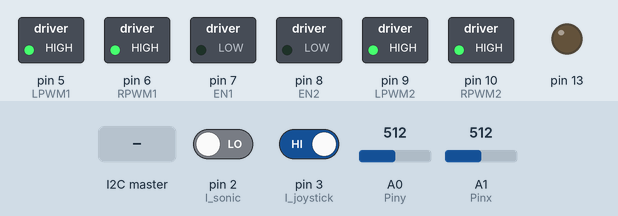
Recording of a sketch running on a simulated Arduino Uno, built with avr-gcc and run on an emulated ATmega328P. Shown: switched loads named in the sketch (green lamp = pin HIGH), output pins drawn as LEDs (lit = HIGH). Inputs (shaded band) come from the test bench; at power-on: pin 3 (I_joystick) HIGH, pin 2 (I_sonic) LOW, A0 (Piny) = 512, A1 (Pinx) = 512.

Above: at 1.2 s.
1.3 s: the I2C master sends "A"
3.1 s: the I2C master sends "B"
4.6 s: the I2C master sends "P"
At 5.8 s:
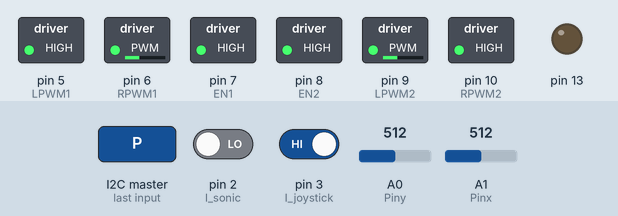
6.1 s: pin 3 (I_joystick) driven LOW
At 6.6 s:
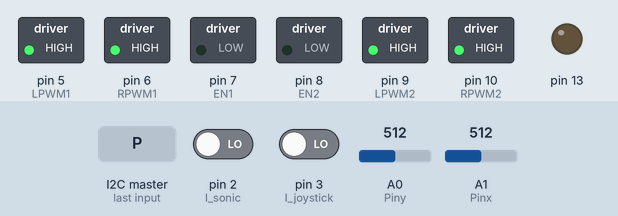
7.6 s: pin 3 (I_joystick) driven HIGH
At 8.1 s:
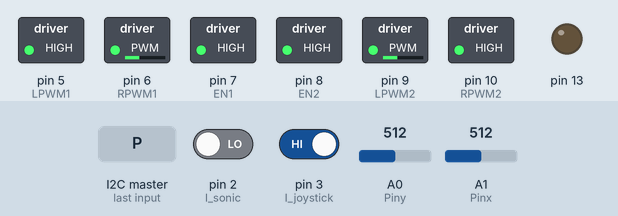
9.1 s: the I2C master sends "S"
At 10.1 s:
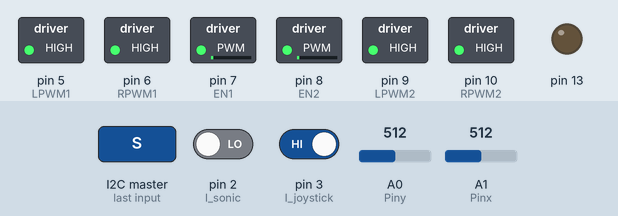
Timing chart, 0 to 11.6 s (numbered marks = the images above; inputs shaded):
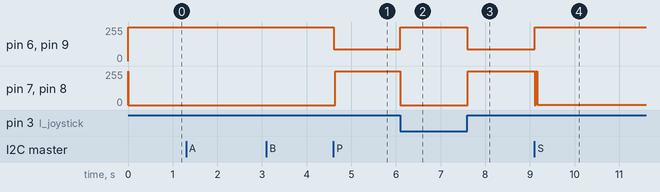

The sketch:

controlador_motor.ino
```cpp
// configuracion para el magnetometro

#include <Arduino.h>
#include <Wire.h>
// libraries


// Fin configuracion Magnetometro


static void smartdelay(unsigned long ms);
//const char* sol_pc_sen = "add";

const int I_sonic = 2, I_joystick = 3;

const int EN1 = 7, RPWM1 = 6, LPWM1 = 5;

const int EN2 = 8, RPWM2 = 10, LPWM2 = 9;
int pwm=130 , pwm1, pwm2 ;


const int Piny = A0, Pinx = A1;
float Valuex, valorMayorX = -2, valorMenorX = 2;
float Valuey, valorMayorY = -2, valorMenorY = 2;
char buffer = "M";
                /* **************************************** */


                  /* **************************************** */


void setup() {
  Serial.begin(115200);
  //pines de interrupciones
  Wire.begin(0x10);
  Wire.onReceive(automo);
  pinMode(13, OUTPUT);

  //pines de canal A
  pinMode(RPWM1, OUTPUT);
  pinMode(LPWM1, OUTPUT);
  pinMode(EN1, OUTPUT);
  //pines de canal B
  pinMode(RPWM2, OUTPUT);
  pinMode(LPWM2, OUTPUT);
  pinMode(EN2, OUTPUT);
  //apaga los motores, mas no frena la silla
  PayFr(EN1, RPWM1,LPWM1);
  PayFr(EN2, RPWM2,LPWM2);
  digitalWrite(13, HIGH);
  calibracion();
  digitalWrite(13, LOW);
  attachInterrupt(digitalPinToInterrupt(I_joystick), joystick , LOW);
}

void loop() {
delay(10);


  if(buffer == 'A'){
    int wm = 90;
    RoAde(wm,EN1,RPWM1,LPWM1);
    RoAde(wm,EN2,RPWM2,LPWM2);
    }
  if(buffer == 'S'){
    PayFr(EN1,RPWM1,LPWM1);
    PayFr(EN2,RPWM2,LPWM2);
    }
  if(buffer == 'B'){
      pwm = 90;
      RoRev(pwm, EN1, RPWM1,LPWM1);
      RoAde(pwm, EN2, RPWM2,LPWM2);

      }
  if(buffer == 'P'){         //Este comando hace que la silla Gire hacia la izquierda
      pwm = 90;
      RoRev(pwm, EN2, RPWM2,LPWM2);
      RoAde(pwm, EN1, RPWM1,LPWM1);
    }else{
      PasFr(EN1,RPWM1,LPWM1);
      PasFr(EN2,RPWM2,LPWM2);
    }
}

void RoAde(int pwm, int EN,int RPWM, int LPWM) {
  digitalWrite(EN,HIGH);
  analogWrite(RPWM,pwm);
  digitalWrite(LPWM,HIGH);
}

void RoRev(int pwm, int EN,int RPWM, int LPWM) {
  digitalWrite(EN,HIGH);
  analogWrite(LPWM,pwm);
  digitalWrite(RPWM,HIGH);
  }

void PasFr(int EN,int RPWM, int LPWM) {
  digitalWrite(EN,LOW);
  digitalWrite(RPWM,HIGH);
  digitalWrite(LPWM,HIGH);
  }

 void PayFr(int EN,int RPWM, int LPWM) {
  digitalWrite(EN,HIGH);
  digitalWrite(RPWM,HIGH);
  digitalWrite(LPWM,HIGH);
  }

void freno_ultrasonic(){
  PayFr(EN1, RPWM1,LPWM1);
  PayFr(EN2, RPWM2,LPWM2);
  }
void joystick(){
  /*Se esperan 500 milisegundos antes de leer si el ultrasonido detectó un objeto.
  Esto se hace con el objetivo de que el controlador de interrupciones pueda activar el pin de ultrasonido
  y este pueda ser leido por el controlador del moto
  */
  delay(10);
  if(digitalRead(I_sonic) == HIGH){
    //frenar silla sin parar
    freno_ultrasonic();
    }

  if(digitalRead(I_sonic) == LOW){
    // activar joystick
    leer();


    if(Valuey < valorMenorY && (Valuex<=valorMayorX && Valuex >= valorMenorX)){
      //silla adelante
      pwm = ((255 * Valuey)/(valorMenorY + 2.5)) + ((255*2.5)/(valorMenorY + 2.5));
      Serial.println(pwm);
      RoAde(pwm,EN1,RPWM1,LPWM1);
      RoAde(pwm,EN2,RPWM2,LPWM2);
      }else{
    if(Valuey > valorMayorY && (Valuex<=valorMayorX && Valuex >= valorMenorX)){
      //silla atras
      pwm = (255 * Valuey)/(valorMayorY - 2.5) - (255*2.5)/(valorMayorY - 2.5);
      Serial.println(pwm);
      RoRev(pwm,EN1,RPWM1,LPWM1);
      RoRev(pwm,EN2,RPWM2,LPWM2);
      }else{
        if(Valuex > valorMayorX && (Valuey >= valorMenorY && Valuey <= valorMayorY)){
      //giro derecha
      pwm = (255/(valorMayorX - 2.5))*(Valuex) - (255*2.5)/(valorMayorX - 2.5);
      Serial.println(pwm);
      PayFr(/*pwm,*/ EN2,RPWM2,LPWM2);
      RoAde(pwm, EN1, RPWM1,LPWM1);
      }else{
        if(Valuex < valorMenorX && (Valuey >= valorMenorY && Valuey <= valorMayorY)){
      //giro izquierda
      pwm = (255/(valorMenorX + 2.5))*(Valuex) + (255*2.5)/(valorMenorX + 2.5);
      Serial.println(pwm);
      PayFr(/*pwm,*/ EN1, RPWM1,LPWM1);
      RoAde(pwm, EN2, RPWM2,LPWM2);
      }else{
        PasFr(EN1,RPWM1,LPWM1);
        PasFr(EN2,RPWM2,LPWM2);
        }}
        }


    }
  }


  }


void leer(){
  Valuex = analogRead(Pinx);
  Valuey = analogRead(Piny);

  Valuex = (Valuex)*(5)/1024 -2.5;
  Valuey = (Valuey)*(5)/1024 -2.5;
  //return Valuex, Valuey;
  }

static void smartdelay(unsigned long ms){
  unsigned long start = millis();
  do{

  } while (millis() - start < ms);
}


void calibracion(){
  //for(int i; i<=150; i++){
    leer();

    if(Valuex > valorMayorX){
      valorMayorX = Valuex;
      }
    if(Valuex < valorMenorX){
      valorMenorX = Valuex;
      }

    if(Valuey > valorMayorY){
      valorMayorY = Valuey;
      }
    if(Valuey < valorMenorY){
      valorMenorY = Valuey;
      }
//}

    valorMayorX = valorMayorX + 0.1;
    valorMayorY = valorMayorY + 0.1;
    valorMenorX = valorMenorX - 0.1;
    valorMenorY = valorMenorY - 0.1;

  }

void automo(int howMany){
  /*String dato = "";           // como la variable dato se inicializa con un caracter nulo es importante verificar que este
  while(Wire.available()){    // caracter no me genere inconvenientes mas adelante. si  genera el inconveniente, inicializa
    char c = Wire.read();
    dato.concat(c);           // siguiente forma if( dato.substring(1,2) == '#'){  pass  }, tambien tienes que incrementar el
    }                         // substring() de los if que se usan para los angulos
    dato.concat('\0');*/
    buffer = Wire.read();
  }


/*
void aut(int howMany){
  String dato = "";           // como la variable dato se inicializa con un caracter nulo es importante verificar que este
  while(Wire.available()){    // caracter no me genere inconvenientes mas adelante. si  genera el inconveniente, inicializa
    char c = Wire.read();     // la variable con cualquier valor, y en los " dato.substring() " de los if, quedarian de la
    dato.concat(c);           // siguiente forma if( dato.substring(1,2) == '#'){  pass  }, tambien tienes que incrementar el
    }                         // substring() de los if que se usan para los angulos
    dato.concat('\0');

  if(dato.substring(0,1) == "B"){         //Este comando hace que la silla Gire hacia la derecha
    pwm = 90;
    RoRev(pwm, EN1, RPWM1,LPWM1);
    RoAde(pwm, EN2, RPWM2,LPWM2);
    }

  if(dato.substring(0,1) == "P"){         //Este comando hace que la silla Gire hacia la izquierda
    pwm = 90;
    RoRev(pwm, EN2, RPWM2,LPWM2);
    RoAde(pwm, EN1, RPWM1,LPWM1);
    }

  if(dato.substring(0,1) == "A"){         //Este comando hace que la silla vaya hacia delante
    pwm = 130;
    RoAde(pwm,EN1,RPWM1,LPWM1);
    RoAde(pwm,EN2,RPWM2,LPWM2);
    }
  if(dato.substring(0,1) == "S"){         // Este comando hace que la silla se detenga
    PayFr(EN1, RPWM1,LPWM1);
    PayFr(EN2, RPWM2,LPWM2);
    }
}*/
```

Measured:
- after the input at 4.6 s, pin 6 (RPWM1), pin 9 (LPWM2): 255/255 → 90/255 at once; pin 7 (EN1), pin 8 (EN2): 0/255 → 255/255 after 0.05 s
- after the input at 6.1 s, pin 6 (RPWM1), pin 9 (LPWM2): 90/255 → 255/255 at once; pin 7 (EN1), pin 8 (EN2): 255/255 → 0/255 at once
- after the input at 7.6 s, pin 6 (RPWM1), pin 9 (LPWM2): 255/255 → 90/255 at once; pin 7 (EN1), pin 8 (EN2): 0/255 → 255/255 at once
- after the input at 9.1 s, pin 6 (RPWM1), pin 9 (LPWM2): 90/255 → 255/255 at once; pin 7 (EN1), pin 8 (EN2): 255/255 → 1/255 at once
